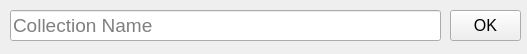
<?xml version="1.0" encoding="UTF-8"?>
<ui version="4.0">
 <class>Form</class>
 <widget class="QWidget" name="Form">
  <property name="geometry">
   <rect>
    <x>0</x>
    <y>0</y>
    <width>527</width>
    <height>54</height>
   </rect>
  </property>
  <property name="windowTitle">
   <string>Add collection</string>
  </property>
  <widget class="QLineEdit" name="lineEdit">
   <property name="geometry">
    <rect>
     <x>10</x>
     <y>10</y>
     <width>431</width>
     <height>31</height>
    </rect>
   </property>
   <property name="font">
    <font>
     <pointsize>14</pointsize>
    </font>
   </property>
   <property name="placeholderText">
    <string>Collection Name</string>
   </property>
  </widget>
  <widget class="QPushButton" name="pushButton">
   <property name="geometry">
    <rect>
     <x>450</x>
     <y>10</y>
     <width>71</width>
     <height>31</height>
    </rect>
   </property>
   <property name="font">
    <font>
     <pointsize>12</pointsize>
    </font>
   </property>
   <property name="text">
    <string>OK</string>
   </property>
  </widget>
 </widget>
 <resources/>
 <connections/>
</ui>
